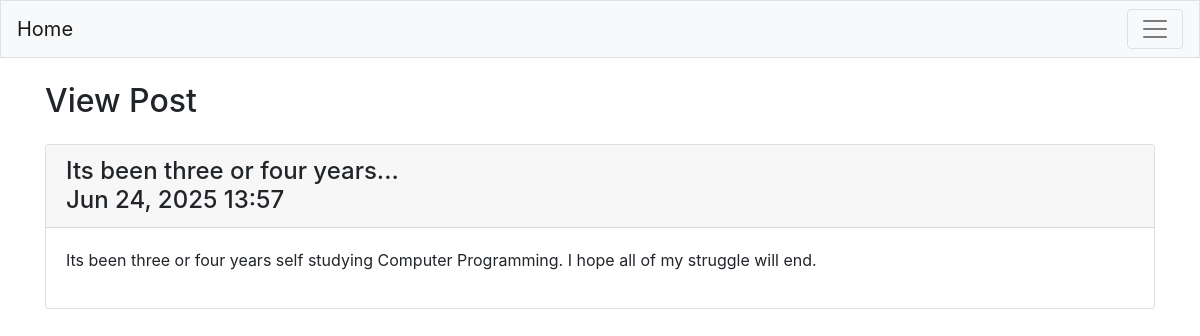
The app's page /view_post/4 (signed in) with its own data.
### blogs/models.py (models this page shows, shortened)
class BlogPost(models.Model):
    title = models.CharField(max_length=200)
    text = models.TextField()
    date_added = models.DateTimeField(auto_now_add=True)
    owner = models.ForeignKey(User, on_delete=models.CASCADE)

### blogs/views.py (the view)
# urls.py: path('view_post/<int:blog_id>', views.view_post, name='view_post'),
@login_required
def view_post(reuquest, blog_id):
    blogpost = BlogPost.objects.get(id=blog_id)
    check_blog_owner(blogpost, reuquest)
    content = {'title': blogpost.title, 'text': blogpost.text,
               'date_': blogpost.date_added}
    return render(reuquest, 'blogs/view_post.html', content)

### blogs/views.py (called while the page is built)
def check_blog_owner(blog, request):
    if blog.owner != request.user:
        raise Http404

### blogs/templates/blogs/view_post.html
{% extends "blogs/base.html" %}
{% block page_header %}
    <h2>View Post</h2>
{% endblock page_header %}
{% block content %}
    <div class="card mb-3">
        <h4 class="card-header">
            {{ title }} <br>
            {{ date_|date:'M d, Y H:i' }}
        </h4>
        <div class="card-body">
            {{ text|linebreaks }}
        </div>
    </div>
{% endblock content %}

### records on screen
BlogPost: title "Its been three or four years...", date_added "Jun 24, 2025 13:57", text "Its been three or four years self studying Computer Programming. I hope all of my struggle will end."
